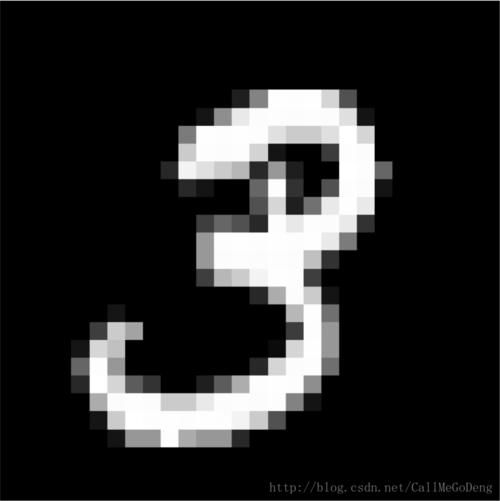
#> input picture digits/image/3.jpg, 500 x 501 px
$ python extractimageFV.py
#> lines starting #> are read from the running program, lines starting #| are printed output that depends on the picture; after the words box and inside, x2 and y2 are one past the last pixel; in counts of white or black regions, pixels touching at a corner belong together
from PIL import Image
import numpy as np
np.set_printoptions(threshold=np.inf)  # 输出数组中的全部元素

# # 图片灰度化
# # 彩色（三维）---->灰度（二维）
# img = Image.open("image/strawberry.jpg")  # 打开一张图片
# print(img)
# print(img.shape)    # (417, 500, 3) 高、宽、通道数
# # img.show()   # 彩色
# img = img.convert("L")  # 图片灰度化
# img = np.asarray(img)
# print(img.shape)
# # img.show()   # 显示图片（灰度图）
# print(np.asarray(img))  # 将图片转换为数组形式，元素为其像素的亮度值


# 图片二值化
img = Image.open("image/3.jpg")  # 打开一张图片
#> img is the input picture: PIL image 500x501 RGB; min 0, max 255, mean 39.5
img = img.convert("L")  # 图片灰度化
#> img: PIL image 500x501 L
# print(np.array(img))
# point函数是用来二值化图片的，其参数是一个lambda函数：以120为阈值，大于120为1，小于等于120为0
img = img.resize((32, 32))   # 缩放图片，不是直接剪辑
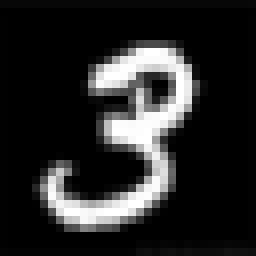
#> img: PIL image 32x32 L (shown 8 times larger); min 0, max 255, mean 39.5
img = img.point(lambda x: 1 if x > 120 else 0)
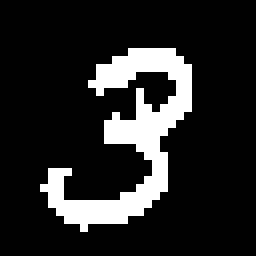
#> img: PIL image 32x32 L (shown 8 times larger); values 0 (black) and 1 (white), 14.8% white in thin lines or dots, all inside (x1, y1, x2, y2) = (5, 6, 24, 29)
img_array = np.asarray(img)   # 用1和0画出了3
# img.show()
# print(img_array)


# 获取网格特征数字统计图
# 我们的图片尺寸是32*32的，所以我们将其化为8*8的点阵图,步骤如下：
# 1、将二值化后的点阵水平平均划线分成8份，竖直平均划线分成8份。
# 2、分别统计每一份中像素点为1的个数。
# 3、将每一个份统计值组合在一起，构成8*8的点阵统计图

# 将二值化后的数组转化成网格特征统计图
def get_features(array):
    h, w = array.shape  # 得到数组的高度和宽度 (32, 32)
#> h = 32; w = 32
    data = []   # data是我们最后得到的数组（网格特征统计图）
    # print(h//4) # 得到int类型
    for x in range(0, w//4):   # x循环宽度方向0-7  在python
        offset_y = x * 4  # 每4行进行计算
        temp = []
        for y in range(0, h//4):  # y循环高度方向0-7
            offset_x = y * 4      # 在某四行跨四列进行计算
            # 统计每个区域的1的值
            temp.append(sum(sum(array[0+offset_y:4+offset_y, 0+offset_x:4+offset_x])))  # 每四行的8个和
        data.append(temp)
#> after the loop, data = [[0, 0, 0, 0, 0, 0, 0, 0], [0, 0, 0, 2, 8, 5, 0, 0], [0, 0, 1, 13, 6, 11, 0, 0], [0, 0, 0, 4, 10, 12, 0, 0], [0, 0, 0, 6, 13, 2, 0, 0], [0, 7, 1, 0, 7, 4, 0, 0], [0, 5, 12, 13, 9, 0, 0, 0], [0, 0, 1, 0, 0, 0, 0, 0]]
        # print(data)
    return np.asarray(data)


# 得到网格特征统计图
features_array = get_features(img_array)
print(features_array)
#| [[ 0  0  0  0  0  0  0  0]
#|  [ 0  0  0  2  8  5  0  0]
#|  [ 0  0  1 13  6 11  0  0]
#|  [ 0  0  0  4 10 12  0  0]
#|  [ 0  0  0  6 13  2  0  0]
#|  [ 0  7  1  0  7  4  0  0]
#|  [ 0  5 12 13  9  0  0  0]
#|  [ 0  0  1  0  0  0  0  0]]
# 将二维统计图转换为一维特征向量（直接把它们都放到一行）
# 一个样例转换为一行特征向量，多个样例组成一个数据集
features_vector = features_array.reshape(features_array.shape[0]*features_array.shape[1])
#> features_vector = 64 values, max 13 at index 19, min 0 at index 0, mean 2.38
print(features_vector)
#| [ 0  0  0  0  0  0  0  0  0  0  0  2  8  5  0  0  0  0  1 13  6 11  0  0
#|   0  0  0  4 10 12  0  0  0  0  0  6 13  2  0  0  0  7  1  0  7  4  0  0
#|   0  5 12 13  9  0  0  0  0  0  1  0  0  0  0  0]
